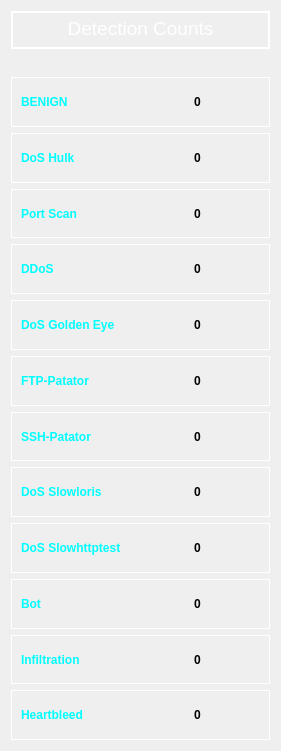
   <widget class="QWidget" name="layoutWidget">
    <property name="geometry">
     <rect>
      <x>1100</x>
      <y>140</y>
      <width>281</width>
      <height>751</height>
     </rect>
    </property>
    <layout class="QVBoxLayout" name="verticalLayout">
     <item>
      <widget class="QTextEdit" name="textEdit_2">
       <property name="enabled">
        <bool>false</bool>
       </property>
       <property name="sizePolicy">
        <sizepolicy hsizetype="Expanding" vsizetype="Fixed">
         <horstretch>0</horstretch>
         <verstretch>0</verstretch>
        </sizepolicy>
       </property>
       <property name="minimumSize">
        <size>
         <width>0</width>
         <height>38</height>
        </size>
       </property>
       <property name="maximumSize">
        <size>
         <width>16777215</width>
         <height>38</height>
        </size>
       </property>
       <property name="styleSheet">
        <string notr="true">
    border: 2px solid white;
    color: white;</string>
       </property>
       <property name="html">
        <string>&lt;!DOCTYPE HTML PUBLIC &quot;-//W3C//DTD HTML 4.0//EN&quot; &quot;http://www.w3.org/TR/REC-html40/strict.dtd&quot;&gt;
&lt;html&gt;&lt;head&gt;&lt;meta name=&quot;qrichtext&quot; content=&quot;1&quot; /&gt;&lt;style type=&quot;text/css&quot;&gt;
p, li { white-space: pre-wrap; }
&lt;/style&gt;&lt;/head&gt;&lt;body style=&quot; font-family:'MS Shell Dlg 2'; font-size:8.25pt; font-weight:400; font-style:normal;&quot;&gt;
&lt;p align=&quot;center&quot; style=&quot; margin-top:0px; margin-bottom:0px; margin-left:0px; margin-right:0px; -qt-block-indent:0; text-indent:0px;&quot;&gt;&lt;span style=&quot; font-size:14pt;&quot;&gt;Detection Counts&lt;/span&gt;&lt;/p&gt;&lt;/body&gt;&lt;/html&gt;</string>
       </property>
      </widget>
     </item>
     <item>
      <spacer name="verticalSpacer">
       <property name="orientation">
        <enum>Qt::Vertical</enum>
       </property>
       <property name="sizeType">
        <enum>QSizePolicy::Fixed</enum>
       </property>
       <property name="sizeHint" stdset="0">
        <size>
         <width>10</width>
         <height>22</height>
        </size>
       </property>
      </spacer>
     </item>
     <item>
      <widget class="QFrame" name="frame_3">
       <property name="styleSheet">
        <string notr="true">
    border: 1px solid white;</string>
       </property>
       <property name="frameShape">
        <enum>QFrame::StyledPanel</enum>
       </property>
       <property name="frameShadow">
        <enum>QFrame::Raised</enum>
       </property>
       <layout class="QGridLayout" name="gridLayout_3">
        <item row="1" column="0">
         <layout class="QHBoxLayout" name="horizontalLayout_21" stretch="2,0,1">
          <item>
           <widget class="QLabel" name="label_42">
            <property name="styleSheet">
             <string notr="true">font: 75 12pt &quot;MS Shell Dlg 2&quot;;

    font-weight: bold;
    border: 1px rgb(50, 50, 50);
    color: rgb(0,255,255);</string>
            </property>
            <property name="text">
             <string>BENIGN</string>
            </property>
           </widget>
          </item>
          <item>
           <spacer name="horizontalSpacer_3">
            <property name="orientation">
             <enum>Qt::Horizontal</enum>
            </property>
            <property name="sizeType">
             <enum>QSizePolicy::Fixed</enum>
            </property>
            <property name="sizeHint" stdset="0">
             <size>
              <width>10</width>
              <height>20</height>
             </size>
            </property>
           </spacer>
          </item>
          <item>
           <widget class="QLabel" name="label_benign">
            <property name="sizePolicy">
             <sizepolicy hsizetype="Fixed" vsizetype="Preferred">
              <horstretch>0</horstretch>
              <verstretch>0</verstretch>
             </sizepolicy>
            </property>
            <property name="minimumSize">
             <size>
              <width>75</width>
              <height>0</height>
             </size>
            </property>
            <property name="maximumSize">
             <size>
              <width>75</width>
              <height>16777215</height>
             </size>
            </property>
            <property name="styleSheet">
             <string notr="true">
    font-size: 12px;
    font-weight: bold;
    border: 1px rgb(50, 50, 50);
    padding: 6px;</string>
            </property>
            <property name="text">
             <string>0</string>
            </property>
           </widget>
          </item>
         </layout>
        </item>
       </layout>
      </widget>
     </item>
     <item>
      <widget class="QFrame" name="frame_4">
       <property name="styleSheet">
        <string notr="true">
    border: 1px solid white;</string>
       </property>
       <property name="frameShape">
        <enum>QFrame::StyledPanel</enum>
       </property>
       <property name="frameShadow">
        <enum>QFrame::Raised</enum>
       </property>
       <layout class="QGridLayout" name="gridLayout_4">
        <item row="0" column="0">
         <layout class="QHBoxLayout" name="horizontalLayout_22" stretch="2,0,0">
          <item>
           <widget class="QLabel" name="label_44">
            <property name="styleSheet">
             <string notr="true">font: 75 12pt &quot;MS Shell Dlg 2&quot;;

    font-weight: bold;
    border: 1px rgb(50, 50, 50);
    color: rgb(0,255,255);</string>
            </property>
            <property name="text">
             <string>DoS Hulk</string>
            </property>
           </widget>
          </item>
          <item>
           <spacer name="horizontalSpacer_4">
            <property name="orientation">
             <enum>Qt::Horizontal</enum>
            </property>
            <property name="sizeType">
             <enum>QSizePolicy::Fixed</enum>
            </property>
            <property name="sizeHint" stdset="0">
             <size>
              <width>10</width>
              <height>20</height>
             </size>
            </property>
           </spacer>
          </item>
          <item>
           <widget class="QLabel" name="label_doshulk">
            <property name="sizePolicy">
             <sizepolicy hsizetype="Fixed" vsizetype="Preferred">
              <horstretch>0</horstretch>
              <verstretch>0</verstretch>
             </sizepolicy>
            </property>
            <property name="minimumSize">
             <size>
              <width>75</width>
              <height>0</height>
             </size>
            </property>
            <property name="maximumSize">
             <size>
              <width>75</width>
              <height>16777215</height>
             </size>
            </property>
            <property name="styleSheet">
             <string notr="true">
    font-size: 12px;
    font-weight: bold;
    border: 1px rgb(50, 50, 50);
    padding: 6px;</string>
            </property>
            <property name="text">
             <string>0</string>
            </property>
           </widget>
          </item>
         </layout>
        </item>
       </layout>
      </widget>
     </item>
     <item>
      <widget class="QFrame" name="frame_5">
       <property name="styleSheet">
        <string notr="true">
    border: 1px solid white;</string>
       </property>
       <property name="frameShape">
        <enum>QFrame::StyledPanel</enum>
       </property>
       <property name="frameShadow">
        <enum>QFrame::Raised</enum>
       </property>
       <layout class="QGridLayout" name="gridLayout_5">
        <item row="0" column="0">
         <layout class="QHBoxLayout" name="horizontalLayout_23" stretch="2,0,0">
          <item>
           <widget class="QLabel" name="label_46">
            <property name="styleSheet">
             <string notr="true">font: 75 12pt &quot;MS Shell Dlg 2&quot;;

    font-weight: bold;
    border: 1px rgb(50, 50, 50);
    color: rgb(0,255,255);</string>
            </property>
            <property name="text">
             <string>Port Scan</string>
            </property>
           </widget>
          </item>
          <item>
           <spacer name="horizontalSpacer_5">
            <property name="orientation">
             <enum>Qt::Horizontal</enum>
            </property>
            <property name="sizeType">
             <enum>QSizePolicy::Fixed</enum>
            </property>
            <property name="sizeHint" stdset="0">
             <size>
              <width>10</width>
              <height>20</height>
             </size>
            </property>
           </spacer>
          </item>
          <item>
           <widget class="QLabel" name="label_portscan">
            <property name="sizePolicy">
             <sizepolicy hsizetype="Fixed" vsizetype="Preferred">
              <horstretch>0</horstretch>
              <verstretch>0</verstretch>
             </sizepolicy>
            </property>
            <property name="minimumSize">
             <size>
              <width>75</width>
              <height>0</height>
             </size>
            </property>
            <property name="maximumSize">
             <size>
              <width>75</width>
              <height>16777215</height>
             </size>
            </property>
            <property name="styleSheet">
             <string notr="true">
    font-size: 12px;
    font-weight: bold;
    border: 1px rgb(50, 50, 50);
    padding: 6px;</string>
            </property>
            <property name="text">
             <string>0</string>
            </property>
           </widget>
          </item>
         </layout>
        </item>
       </layout>
      </widget>
     </item>
     <item>
      <widget class="QFrame" name="frame">
       <property name="styleSheet">
        <string notr="true">
    border: 1px solid white;</string>
       </property>
       <property name="frameShape">
        <enum>QFrame::StyledPanel</enum>
       </property>
       <property name="frameShadow">
        <enum>QFrame::Raised</enum>
       </property>
       <layout class="QGridLayout" name="gridLayout">
        <item row="0" column="0">
         <layout class="QHBoxLayout" name="horizontalLayout_10" stretch="2,0,0">
          <item>
           <widget class="QLabel" name="label_20">
            <property name="styleSheet">
             <string notr="true">font: 75 12pt &quot;MS Shell Dlg 2&quot;;

    font-weight: bold;
    border: 1px rgb(50, 50, 50);
    color: rgb(0,255,255);</string>
            </property>
            <property name="text">
             <string>DDoS</string>
            </property>
           </widget>
          </item>
          <item>
           <spacer name="horizontalSpacer">
            <property name="orientation">
             <enum>Qt::Horizontal</enum>
            </property>
            <property name="sizeType">
             <enum>QSizePolicy::Fixed</enum>
            </property>
            <property name="sizeHint" stdset="0">
             <size>
              <width>10</width>
              <height>20</height>
             </size>
            </property>
           </spacer>
          </item>
          <item>
           <widget class="QLabel" name="label_ddos">
            <property name="sizePolicy">
             <sizepolicy hsizetype="Fixed" vsizetype="Preferred">
              <horstretch>0</horstretch>
              <verstretch>0</verstretch>
             </sizepolicy>
            </property>
            <property name="minimumSize">
             <size>
              <width>75</width>
              <height>0</height>
             </size>
            </property>
            <property name="maximumSize">
             <size>
              <width>75</width>
              <height>16777215</height>
             </size>
            </property>
            <property name="styleSheet">
             <string notr="true">
    font-size: 12px;
    font-weight: bold;
    border: 1px rgb(50, 50, 50);
    padding: 6px;</string>
            </property>
            <property name="text">
             <string>0</string>
            </property>
           </widget>
          </item>
         </layout>
        </item>
       </layout>
      </widget>
     </item>
     <item>
      <widget class="QFrame" name="frame_6">
       <property name="styleSheet">
        <string notr="true">
    border: 1px solid white;</string>
       </property>
       <property name="frameShape">
        <enum>QFrame::StyledPanel</enum>
       </property>
       <property name="frameShadow">
        <enum>QFrame::Raised</enum>
       </property>
       <layout class="QGridLayout" name="gridLayout_6">
        <item row="0" column="0">
         <layout class="QHBoxLayout" name="horizontalLayout_24" stretch="2,0,0">
          <item>
           <widget class="QLabel" name="label_48">
            <property name="styleSheet">
             <string notr="true">font: 75 12pt &quot;MS Shell Dlg 2&quot;;

    font-weight: bold;
    border: 1px rgb(50, 50, 50);
    color: rgb(0,255,255);</string>
            </property>
            <property name="text">
             <string>DoS Golden Eye</string>
            </property>
           </widget>
          </item>
          <item>
           <spacer name="horizontalSpacer_6">
            <property name="orientation">
             <enum>Qt::Horizontal</enum>
            </property>
            <property name="sizeType">
             <enum>QSizePolicy::Fixed</enum>
            </property>
            <property name="sizeHint" stdset="0">
             <size>
              <width>10</width>
              <height>20</height>
             </size>
            </property>
           </spacer>
          </item>
          <item>
           <widget class="QLabel" name="label_dosgoldeneye">
            <property name="sizePolicy">
             <sizepolicy hsizetype="Fixed" vsizetype="Preferred">
              <horstretch>0</horstretch>
              <verstretch>0</verstretch>
             </sizepolicy>
            </property>
            <property name="minimumSize">
             <size>
              <width>75</width>
              <height>0</height>
             </size>
            </property>
            <property name="maximumSize">
             <size>
              <width>75</width>
              <height>16777215</height>
             </size>
            </property>
            <property name="styleSheet">
             <string notr="true">
    font-size: 12px;
    font-weight: bold;
    border: 1px rgb(50, 50, 50);
    padding: 6px;</string>
            </property>
            <property name="text">
             <string>0</string>
            </property>
           </widget>
          </item>
         </layout>
        </item>
       </layout>
      </widget>
     </item>
     <item>
      <widget class="QFrame" name="frame_7">
       <property name="styleSheet">
        <string notr="true">
    border: 1px solid white;</string>
       </property>
       <property name="frameShape">
        <enum>QFrame::StyledPanel</enum>
       </property>
       <property name="frameShadow">
        <enum>QFrame::Raised</enum>
       </property>
       <layout class="QGridLayout" name="gridLayout_7">
        <item row="0" column="0">
         <layout class="QHBoxLayout" name="horizontalLayout_25" stretch="2,0,0">
          <item>
           <widget class="QLabel" name="label_50">
            <property name="styleSheet">
             <string notr="true">font: 75 12pt &quot;MS Shell Dlg 2&quot;;

    font-weight: bold;
    border: 1px rgb(50, 50, 50);
    color: rgb(0,255,255);</string>
            </property>
            <property name="text">
             <string>FTP-Patator</string>
            </property>
           </widget>
          </item>
          <item>
           <spacer name="horizontalSpacer_7">
            <property name="orientation">
             <enum>Qt::Horizontal</enum>
            </property>
            <property name="sizeType">
             <enum>QSizePolicy::Fixed</enum>
            </property>
            <property name="sizeHint" stdset="0">
             <size>
              <width>10</width>
              <height>20</height>
             </size>
            </property>
           </spacer>
          </item>
          <item>
           <widget class="QLabel" name="label_ftp">
            <property name="sizePolicy">
             <sizepolicy hsizetype="Fixed" vsizetype="Preferred">
              <horstretch>0</horstretch>
              <verstretch>0</verstretch>
             </sizepolicy>
            </property>
            <property name="minimumSize">
             <size>
              <width>75</width>
              <height>0</height>
             </size>
            </property>
            <property name="maximumSize">
             <size>
              <width>75</width>
              <height>16777215</height>
             </size>
            </property>
            <property name="styleSheet">
             <string notr="true">
    font-size: 12px;
    font-weight: bold;
    border: 1px rgb(50, 50, 50);
    padding: 6px;</string>
            </property>
            <property name="text">
             <string>0</string>
            </property>
           </widget>
          </item>
         </layout>
        </item>
       </layout>
      </widget>
     </item>
     <item>
      <widget class="QFrame" name="frame_8">
       <property name="styleSheet">
        <string notr="true">
    border: 1px solid white;</string>
       </property>
       <property name="frameShape">
        <enum>QFrame::StyledPanel</enum>
       </property>
       <property name="frameShadow">
        <enum>QFrame::Raised</enum>
       </property>
       <layout class="QGridLayout" name="gridLayout_8">
        <item row="0" column="0">
         <layout class="QHBoxLayout" name="horizontalLayout_26" stretch="2,0,0">
          <item>
           <widget class="QLabel" name="label_52">
            <property name="styleSheet">
             <string notr="true">font: 75 12pt &quot;MS Shell Dlg 2&quot;;

    font-weight: bold;
    border: 1px rgb(50, 50, 50);
    color: rgb(0,255,255);</string>
            </property>
            <property name="text">
             <string>SSH-Patator</string>
            </property>
           </widget>
          </item>
          <item>
           <spacer name="horizontalSpacer_8">
            <property name="orientation">
             <enum>Qt::Horizontal</enum>
            </property>
            <property name="sizeType">
             <enum>QSizePolicy::Fixed</enum>
            </property>
            <property name="sizeHint" stdset="0">
             <size>
              <width>10</width>
              <height>20</height>
             </size>
            </property>
           </spacer>
          </item>
          <item>
           <widget class="QLabel" name="label_ssh">
            <property name="sizePolicy">
             <sizepolicy hsizetype="Fixed" vsizetype="Preferred">
              <horstretch>0</horstretch>
              <verstretch>0</verstretch>
             </sizepolicy>
            </property>
            <property name="minimumSize">
             <size>
              <width>75</width>
              <height>0</height>
             </size>
            </property>
            <property name="maximumSize">
             <size>
              <width>75</width>
              <height>16777215</height>
             </size>
            </property>
            <property name="styleSheet">
             <string notr="true">
    font-size: 12px;
    font-weight: bold;
    border: 1px rgb(50, 50, 50);
    padding: 6px;</string>
            </property>
            <property name="text">
             <string>0</string>
            </property>
           </widget>
          </item>
         </layout>
        </item>
       </layout>
      </widget>
     </item>
     <item>
      <widget class="QFrame" name="frame_9">
       <property name="styleSheet">
        <string notr="true">
    border: 1px solid white;</string>
       </property>
       <property name="frameShape">
        <enum>QFrame::StyledPanel</enum>
       </property>
       <property name="frameShadow">
        <enum>QFrame::Raised</enum>
       </property>
       <layout class="QGridLayout" name="gridLayout_9">
        <item row="0" column="0">
         <layout class="QHBoxLayout" name="horizontalLayout_27" stretch="2,0,0">
          <item>
           <widget class="QLabel" name="label_54">
            <property name="styleSheet">
             <string notr="true">font: 75 12pt &quot;MS Shell Dlg 2&quot;;

    font-weight: bold;
    border: 1px rgb(50, 50, 50);
    color: rgb(0,255,255);</string>
            </property>
            <property name="text">
             <string>DoS Slowloris</string>
            </property>
           </widget>
          </item>
          <item>
           <spacer name="horizontalSpacer_9">
            <property name="orientation">
             <enum>Qt::Horizontal</enum>
            </property>
            <property name="sizeType">
             <enum>QSizePolicy::Fixed</enum>
            </property>
            <property name="sizeHint" stdset="0">
             <size>
              <width>10</width>
              <height>20</height>
             </size>
            </property>
           </spacer>
          </item>
          <item>
           <widget class="QLabel" name="label_dosslowloris">
            <property name="sizePolicy">
             <sizepolicy hsizetype="Fixed" vsizetype="Preferred">
              <horstretch>0</horstretch>
              <verstretch>0</verstretch>
             </sizepolicy>
            </property>
            <property name="minimumSize">
             <size>
              <width>75</width>
              <height>0</height>
             </size>
            </property>
            <property name="maximumSize">
             <size>
              <width>75</width>
              <height>16777215</height>
             </size>
            </property>
            <property name="styleSheet">
             <string notr="true">
    font-size: 12px;
    font-weight: bold;
    border: 1px rgb(50, 50, 50);
    padding: 6px;</string>
            </property>
            <property name="text">
             <string>0</string>
            </property>
           </widget>
          </item>
         </layout>
        </item>
       </layout>
      </widget>
     </item>
     <item>
      <widget class="QFrame" name="frame_10">
       <property name="styleSheet">
        <string notr="true">
    border: 1px solid white;</string>
       </property>
       <property name="frameShape">
        <enum>QFrame::StyledPanel</enum>
       </property>
       <property name="frameShadow">
        <enum>QFrame::Raised</enum>
       </property>
       <layout class="QGridLayout" name="gridLayout_10">
        <item row="0" column="0">
         <layout class="QHBoxLayout" name="horizontalLayout_28" stretch="2,0,0">
          <item>
           <widget class="QLabel" name="label_56">
            <property name="styleSheet">
             <string notr="true">font: 75 12pt &quot;MS Shell Dlg 2&quot;;

    font-weight: bold;
    border: 1px rgb(50, 50, 50);
    color: rgb(0,255,255);</string>
            </property>
            <property name="text">
             <string>DoS Slowhttptest</string>
            </property>
           </widget>
          </item>
          <item>
           <spacer name="horizontalSpacer_10">
            <property name="orientation">
             <enum>Qt::Horizontal</enum>
            </property>
            <property name="sizeType">
             <enum>QSizePolicy::Fixed</enum>
            </property>
            <property name="sizeHint" stdset="0">
             <size>
              <width>10</width>
              <height>20</height>
             </size>
            </property>
           </spacer>
          </item>
          <item>
           <widget class="QLabel" name="label_dosslowhttp">
            <property name="sizePolicy">
             <sizepolicy hsizetype="Fixed" vsizetype="Preferred">
              <horstretch>0</horstretch>
              <verstretch>0</verstretch>
             </sizepolicy>
            </property>
            <property name="minimumSize">
             <size>
              <width>75</width>
              <height>0</height>
             </size>
            </property>
            <property name="maximumSize">
             <size>
              <width>75</width>
              <height>16777215</height>
             </size>
            </property>
            <property name="styleSheet">
             <string notr="true">
    font-size: 12px;
    font-weight: bold;
    border: 1px rgb(50, 50, 50);
    padding: 6px;</string>
            </property>
            <property name="text">
             <string>0</string>
            </property>
           </widget>
          </item>
         </layout>
        </item>
       </layout>
      </widget>
     </item>
     <item>
      <widget class="QFrame" name="frame_11">
       <property name="styleSheet">
        <string notr="true">
    border: 1px solid white;</string>
       </property>
       <property name="frameShape">
        <enum>QFrame::StyledPanel</enum>
       </property>
       <property name="frameShadow">
        <enum>QFrame::Raised</enum>
       </property>
       <layout class="QGridLayout" name="gridLayout_11">
        <item row="0" column="0">
         <layout class="QHBoxLayout" name="horizontalLayout_29" stretch="2,0,0">
          <item>
           <widget class="QLabel" name="label_58">
            <property name="styleSheet">
             <string notr="true">font: 75 12pt &quot;MS Shell Dlg 2&quot;;

    font-weight: bold;
    border: 1px rgb(50, 50, 50);
    color: rgb(0,255,255);</string>
            </property>
            <property name="text">
             <string>Bot</string>
            </property>
           </widget>
          </item>
          <item>
           <spacer name="horizontalSpacer_11">
            <property name="orientation">
             <enum>Qt::Horizontal</enum>
            </property>
            <property name="sizeType">
             <enum>QSizePolicy::Fixed</enum>
            </property>
            <property name="sizeHint" stdset="0">
             <size>
              <width>10</width>
              <height>20</height>
             </size>
            </property>
           </spacer>
          </item>
          <item>
           <widget class="QLabel" name="label_bot">
            <property name="sizePolicy">
             <sizepolicy hsizetype="Fixed" vsizetype="Preferred">
              <horstretch>0</horstretch>
              <verstretch>0</verstretch>
             </sizepolicy>
            </property>
            <property name="minimumSize">
             <size>
              <width>75</width>
              <height>0</height>
             </size>
            </property>
            <property name="maximumSize">
             <size>
              <width>75</width>
              <height>16777215</height>
             </size>
            </property>
            <property name="styleSheet">
             <string notr="true">
    font-size: 12px;
    font-weight: bold;
    border: 1px rgb(50, 50, 50);
    padding: 6px;</string>
            </property>
            <property name="text">
             <string>0</string>
            </property>
           </widget>
          </item>
         </layout>
        </item>
       </layout>
      </widget>
     </item>
     <item>
      <widget class="QFrame" name="frame_12">
       <property name="styleSheet">
        <string notr="true">
    border: 1px solid white;</string>
       </property>
       <property name="frameShape">
        <enum>QFrame::StyledPanel</enum>
       </property>
       <property name="frameShadow">
        <enum>QFrame::Raised</enum>
       </property>
       <layout class="QGridLayout" name="gridLayout_12">
        <item row="0" column="0">
         <layout class="QHBoxLayout" name="horizontalLayout_30" stretch="2,0,0">
          <item>
           <widget class="QLabel" name="label_60">
            <property name="styleSheet">
             <string notr="true">font: 75 12pt &quot;MS Shell Dlg 2&quot;;

    font-weight: bold;
    border: 1px rgb(50, 50, 50);
    color: rgb(0,255,255);</string>
            </property>
            <property name="text">
             <string>Infiltration</string>
            </property>
           </widget>
          </item>
          <item>
           <spacer name="horizontalSpacer_12">
            <property name="orientation">
             <enum>Qt::Horizontal</enum>
            </property>
            <property name="sizeType">
             <enum>QSizePolicy::Fixed</enum>
            </property>
            <property name="sizeHint" stdset="0">
             <size>
              <width>10</width>
              <height>20</height>
             </size>
            </property>
           </spacer>
          </item>
          <item>
           <widget class="QLabel" name="label_infiltration">
            <property name="sizePolicy">
             <sizepolicy hsizetype="Fixed" vsizetype="Preferred">
              <horstretch>0</horstretch>
              <verstretch>0</verstretch>
             </sizepolicy>
            </property>
            <property name="minimumSize">
             <size>
              <width>75</width>
              <height>0</height>
             </size>
            </property>
            <property name="maximumSize">
             <size>
              <width>75</width>
              <height>16777215</height>
             </size>
            </property>
            <property name="styleSheet">
             <string notr="true">
    font-size: 12px;
    font-weight: bold;
    border: 1px rgb(50, 50, 50);
    padding: 6px;</string>
            </property>
            <property name="text">
             <string>0</string>
            </property>
           </widget>
          </item>
         </layout>
        </item>
       </layout>
      </widget>
     </item>
     <item>
      <widget class="QFrame" name="frame_13">
       <property name="styleSheet">
        <string notr="true">
    border: 1px solid white;</string>
       </property>
       <property name="frameShape">
        <enum>QFrame::StyledPanel</enum>
       </property>
       <property name="frameShadow">
        <enum>QFrame::Raised</enum>
       </property>
       <layout class="QGridLayout" name="gridLayout_13">
        <item row="0" column="0">
         <layout class="QHBoxLayout" name="horizontalLayout_31" stretch="2,0,0">
          <item>
           <widget class="QLabel" name="label_62">
            <property name="styleSheet">
             <string notr="true">font: 75 12pt &quot;MS Shell Dlg 2&quot;;

    font-weight: bold;
    border: 1px rgb(50, 50, 50);
    color: rgb(0,255,255);</string>
            </property>
            <property name="text">
             <string>Heartbleed</string>
            </property>
           </widget>
          </item>
          <item>
           <spacer name="horizontalSpacer_13">
            <property name="orientation">
             <enum>Qt::Horizontal</enum>
            </property>
            <property name="sizeType">
             <enum>QSizePolicy::Fixed</enum>
            </property>
            <property name="sizeHint" stdset="0">
             <size>
              <width>10</width>
              <height>20</height>
             </size>
            </property>
           </spacer>
          </item>
          <item>
           <widget class="QLabel" name="label_heartbleed">
            <property name="sizePolicy">
             <sizepolicy hsizetype="Fixed" vsizetype="Preferred">
              <horstretch>0</horstretch>
              <verstretch>0</verstretch>
             </sizepolicy>
            </property>
            <property name="minimumSize">
             <size>
              <width>75</width>
              <height>0</height>
             </size>
            </property>
            <property name="maximumSize">
             <size>
              <width>75</width>
              <height>16777215</height>
             </size>
            </property>
            <property name="styleSheet">
             <string notr="true">
    font-size: 12px;
    font-weight: bold;
    border: 1px rgb(50, 50, 50);
    padding: 6px;</string>
            </property>
            <property name="text">
             <string>0</string>
            </property>
           </widget>
          </item>
         </layout>
        </item>
       </layout>
      </widget>
     </item>
    </layout>
   </widget>
